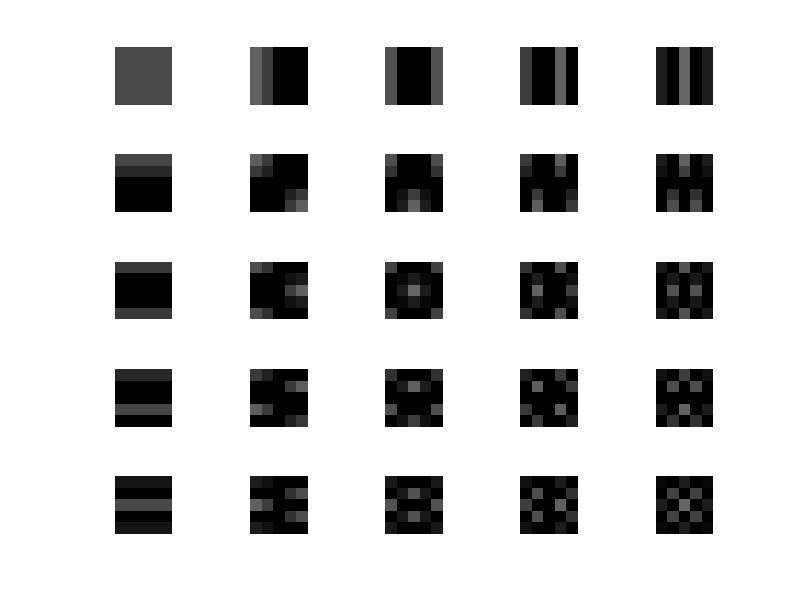

This chart was generated by the following MATLAB code:
clear all;
m=input('Enter the basis matrix dimension:');
n=m;
alpha2=ones (1,n) *sqrt (2/n);
alpha2(1) = sqrt (1/n);
alpha1=ones (1,m)*sqrt (2/m);
alpha(1) =sqrt (1/m); %square root.
for u=0:m-1
for v=0:n-1
for x=0:m-1
for y=0:n-1
a{u+1, v+1}(x+1, y+1) =alpha1(u+1) * alpha2(v+1) * cos((2*x+1)*u*pi/(2*n)) * cos((2*y+1)*v*pi/(2*n));
end
end
end
end
mag=a;
figure(3)
k=1;
%code to plot basis
for i=1:m
    for j=1:n
        subplot(m,n,k)
        imshow(mag{i,j})
        k=k+1;
    end
end

